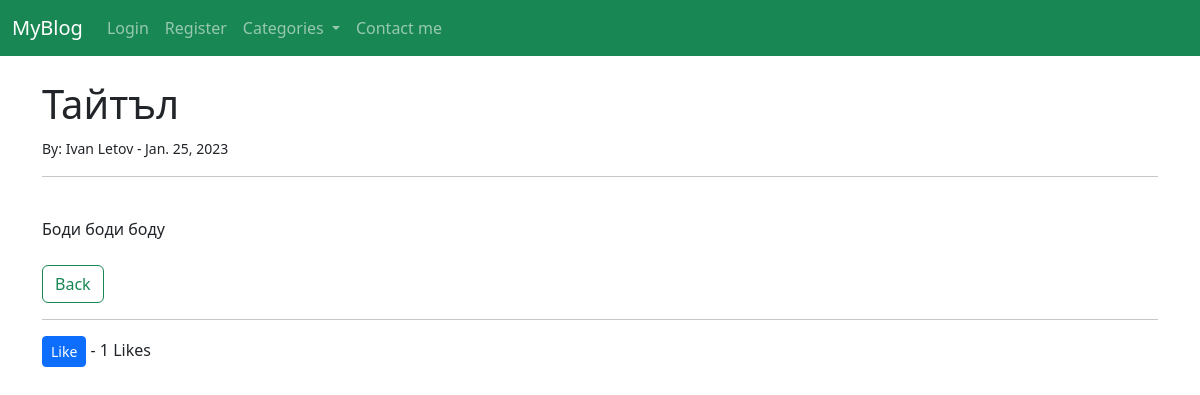
The app's page /article/11 with its own data.
### myblog/models.py (models this page shows, shortened)
class Post(models.Model):
	title = models.CharField(max_length=255)
	title_tag = models.CharField(max_length=255, default="My Blog")
	author = models.ForeignKey(User, on_delete=models.CASCADE)
	body = models.TextField()
	post_date = models.DateField(auto_now_add=True)
	category = models.CharField(max_length=255, default="random")
	likes = models.ManyToManyField(User, related_name='blog_posts') # related_name is like the ForeignKey
	def total_likes(self):
		return self.likes.count()

### myblog/views.py (the view)
# urls.py: path('article/<int:pk>', ArticleDetailView.as_view(), name="article-detail"),
class ArticleDetailView(DetailView):
	model = Post
	template_name = 'article_details.html'
	def get_context_data(self, *args, **kwargs):
		cat_menu = Category.objects.all()
		context = super(ArticleDetailView, self).get_context_data(*args, **kwargs)
		context['cat_menu'] = cat_menu
		likes_from_db = get_object_or_404(Post, id=self.kwargs['pk'])
		total_likes = likes_from_db.total_likes() # total_likes() comming from models.py/total_likes()
		context['total_likes'] = total_likes
		return context

### myblog/models.py (called while the page is built)
	def __str__(self):
		return self.name

### myblog/templates/article_details.html (shortened to what this page needs)
{% extends 'base.html' %}
{% block content %}
<h1>{{ post.title }}</h1>
<small>By: 	{{ post.author.first_name }}
			{{ post.author.last_name }} -
			{{ post.post_date }}
</small><br>
<hr><br>
{{ post.body|safe }}
<br><br>
<a href="{% url 'home' %}" class="btn btn-outline-success">Back</a>
<hr>
<form action="{% url 'like_post' post.pk %}" method="POST">
	<button type="submit", name="post_liked", value="{{ post.id }}", class="btn btn-primary btn-sm">
		Like
	</button> - {{ total_likes }} Likes
</form>
{% endblock %}

### records on screen
Post: title "Тайтъл", author.first_name "Ivan", author.last_name "Letov", post_date "Jan. 25, 2023", body "Боди боди боду"

### other values on screen
{{ total_likes }} "1"
